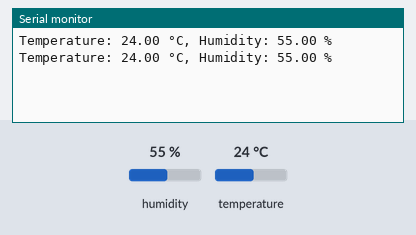
Recording of a sketch running on a simulated Arduino Uno, built with avr-gcc and run on an emulated ATmega328P. Shown: the last lines printed to the serial monitor. The test bench sets the inputs (shaded band); at power-on: humidity 55 %, temperature 24 °C.

Above: at 10.8 s.
10.9 s: humidity set to 22 %
At 16.3 s:
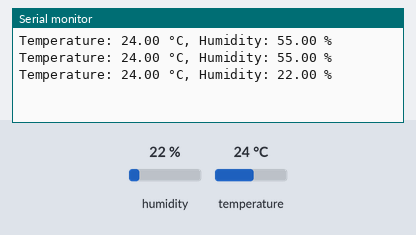
18.4 s: temperature set to 12 °C
At 21.3 s:
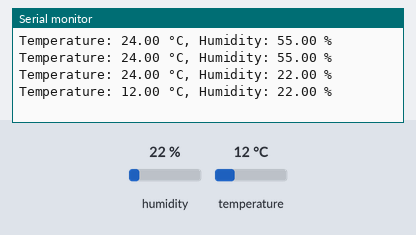
25.9 s: humidity set to 40 %
At 31.3 s:
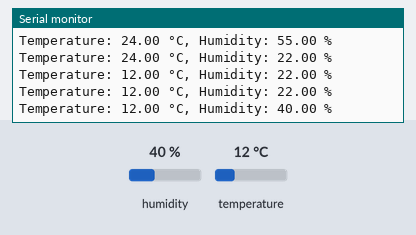
Timing chart, 0 to 32.8 s (numbered marks = the images above; inputs shaded):
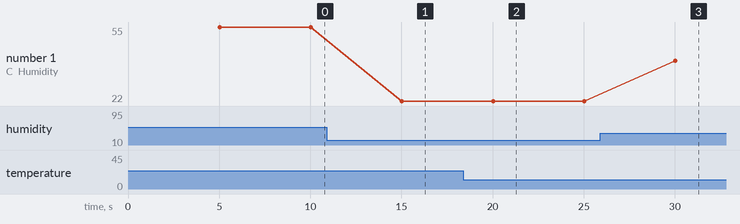

Measured:
- after the input at 10.9 s, the serial monitor: prints a new line after 4.1 s (image 1)
- after the input at 18.4 s, the serial monitor: prints a new line after 1.6 s (image 2)
- after the input at 25.9 s, the serial monitor: prints a new line after 4.1 s (image 3)
- plotted number 1: 55 → 22 after the input at 10.9 s, 22 → 40 after the input at 25.9 s

The sketch:

dht_bluetooth.ino
```cpp
#include <SoftwareSerial.h>
#include "DHT.h"

SoftwareSerial btSerial(9, 10);

#define DHTPIN 6
#define DHTTYPE DHT11
DHT dht(DHTPIN, DHTTYPE);

unsigned long currTime = 0;
unsigned long prevTime = 0;

void setup() {
  Serial.begin(9600);
  btSerial.begin(9600);
  dht.begin();
}

void loop() {
  currTime = millis();
  if (currTime - prevTime >= 5000) {
    prevTime = currTime;
    float humi = dht.readHumidity();
    float temp = dht.readTemperature();

    if (isnan(humi) || isnan(temp)) {
      Serial.println("Failed to read from DHT sensor!");
      return;
    }

    if (temp >= 0 && temp <= 60) {
      Serial.print("Temperature: ");
      Serial.print(temp);
      Serial.print(" °C, Humidity: ");
      Serial.print(humi);
      Serial.println(" %");

      btSerial.print(temp);
      btSerial.print(",");
      btSerial.println(humi);
    } else {
      Serial.print("Temperature out of range: ");
      Serial.println(temp);
    }
  }
}
```
